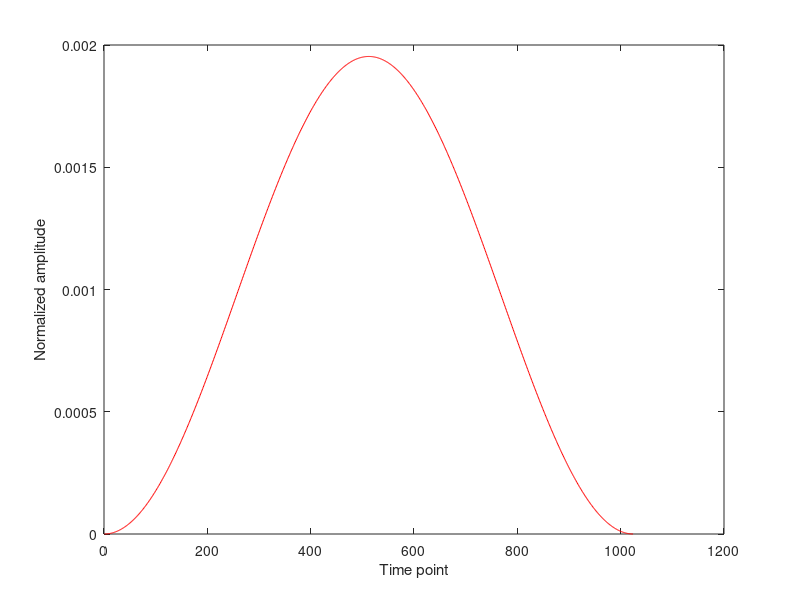

The MATLAB source for this figure: (Note: this script raises an error after producing the figure.)
clear all
clc
close all

% Simulating the adibatic inversion process
% ZWei, January 21, 2025.

%% Loading the hanning pulse
hanning=load('hanning.txt');
hanning=hanning(:,1).';
hanarea=sum(hanning);
hanning=hanning./hanarea;
figure;plot(hanning,'r-');
xlabel('Time point');
ylabel('Normalized amplitude');
W_Plot;
title('Hanning Pulse');
% Loading in the Fourier form of Hanning window
load('hanningwin.mat');

%% Gradient and pulse parameters
% Duration of the labeling pulse; unit: ms
labdur=0.4;         
% Inter-labeling-pulse delay, comprising the length of labeling pulse and a
% blank period; unit: ms
labdelay=0.8;       
% Gradient strength accompanying the labeling pulse; unit: gauss/cm; 
% Bruker uses percentage gradient, namely, percentage of the maximal value
% and 74 Gauss/cm is the maxial gradient strength at the 11.7T scanner
fovsatgrad=0.14*74; 
% Gradient strength accompanying the blank period; unit: gauss/cm; 
fovsatgradreph=-0.14*74;
% Magnetic-field inhomogeneity
maginhomo=0.07*74;
fovsatgrad=fovsatgrad+maginhomo; 
fovsatgradreph=fovsatgradreph+maginhomo;
% T1 relaxationt time of blood; unit: ms 
% Referencing Magn Reson Mater Phy 2012;25:245-249.
T1b=2813; 
% T2 relaxation time of blood; unit: ms
% Referencing Magn Reson Imaging 2017;38:234-249.
T2b=54.05;
% Gyromagnetic ratio; unit: Hz/gauss
gama=4260;  
% Spatial range for simulation; labeling pulse is assumed to label the
% spins at -0.5-0.5 mm, covering a slice thickness of 1.0 mm; unit: mm
z=[-5 5]; 
% Flip angle of the labeling pulse; unit: degree
flip=40; 
% Ramp time for gradient; unit: ms
ramp=0.048; 
ramppoint=fix(ramp./labdur.*length(hanning));
% Flow velocity; unit: cm/s
vel=15;
% Number of pulses seen during the flowing through the designated range
labnum=ceil(abs(diff(z))/10./vel*1000./(2*labdur+3*ramp));
% temporal resolution of the simulation; unit: ms
timeres=labdur./length(hanning);

%% Basic labeling module
labmod_rf=[zeros(1,ramppoint) hanning zeros(1,ramppoint) ...
    zeros(size(hanning)) zeros(1,ramppoint)];
figure;subplot(2,1,1);
plot(labmod_rf,'r');title('RF labeling module');
labmod_grad=[linspace(0,fovsatgrad,ramppoint) fovsatgrad*ones(size(hanning)) ...
    linspace(fovsatgrad,fovsatgradreph,ramppoint) fovsatgradreph*ones(size(hanning))...
    linspace(fovsatgradreph,0,ramppoint)];
subplot(2,1,2);plot(labmod_grad,'b');title('Gradient labeling module');

%% Adibatic flow inversion
label_rf=[];
label_grad=[];
label_polar=[];
for ni=1:labnum
    label_rf=[label_rf labmod_rf];
    label_grad=[label_grad labmod_grad];
    % Polarity of labeling pulse (labeled/control)
    if mod(ni,2)==1
        label_polar=[label_polar zeros(size(labmod_rf))];
    else
        label_polar=[label_polar ones(size(labmod_rf))];
    end
end
figure;subplot(3,1,1);
plot(label_rf,'r');title('Labeling pulse train');
ylabel('Normalized amplitude');
subplot(3,1,2);plot(label_grad,'b');title('Labeling gradient train');
ylabel('Gradient (G/cm)');
subplot(3,1,3);plot(label_polar,'m');title('Label pulse polarity');
ylabel('Polarity');

% Starting magnetization 
Minit=[0 0 1].';
% Total number of time points
label_count=length(label_rf);
% Dynamic signals during the labeling
sig=zeros(3,label_count);
% Real-time Z position; unit: cm (convert from mm to cm)
label_z=linspace(z(1),z(2),label_count)/10;
% Off-resonance frequency depending on the Z-position; freq=gama*grad*z
label_offres=gama.*label_grad.*label_z;
% Real-time RF flipping angle; unit: degree
label_angle=label_rf*40;

% Display the off-resonance frequency
figure;subplot(2,1,1);
plot(label_angle,'r');
xlabel('Labeling process');ylabel('Angle (degree)');
subplot(2,1,2);plot(label_offres,'r');
xlabel('Labeling process');ylabel('Frequency (Hz)');

for ni=1:length(label_rf)
    % Initialize signal
    if ni==1
        sig(:,ni)=Minit;
    else
        sig(:,ni)=sig(:,ni-1);
    end
    [tempA tempB]=freeprecess(timeres/2,T1b,T2b,label_offres(ni));
    sig(:,ni)=tempA*sig(:,ni)+tempB;
    if label_polar(ni)==1
        sig(:,ni)=ZRot(label_angle(ni),90)*sig(:,ni);
    else
        sig(:,ni)=ZRot(label_angle(ni),270)*sig(:,ni);
    end
    sig(:,ni)=tempA*sig(:,ni)+tempB;    
end

figure;subplot(3,1,1);
plot(sig(1,:),'b');
xlabel('Labeling process');
ylabel('X magnetization');
subplot(3,1,2);
plot(sig(2,:),'b');
xlabel('Labeling process');
ylabel('Y magnetization');
subplot(3,1,3);
plot(sig(3,:),'r');
xlabel('Labeling process');
ylabel('Z magnetization');
    

figure;plot(label_z,sig(3,:),'r');
xlabel('Position (cm)');
ylabel('Normalized magnetization');
axis([z(1)/10 z(2)/10 -1 1]);
W_Plot;




